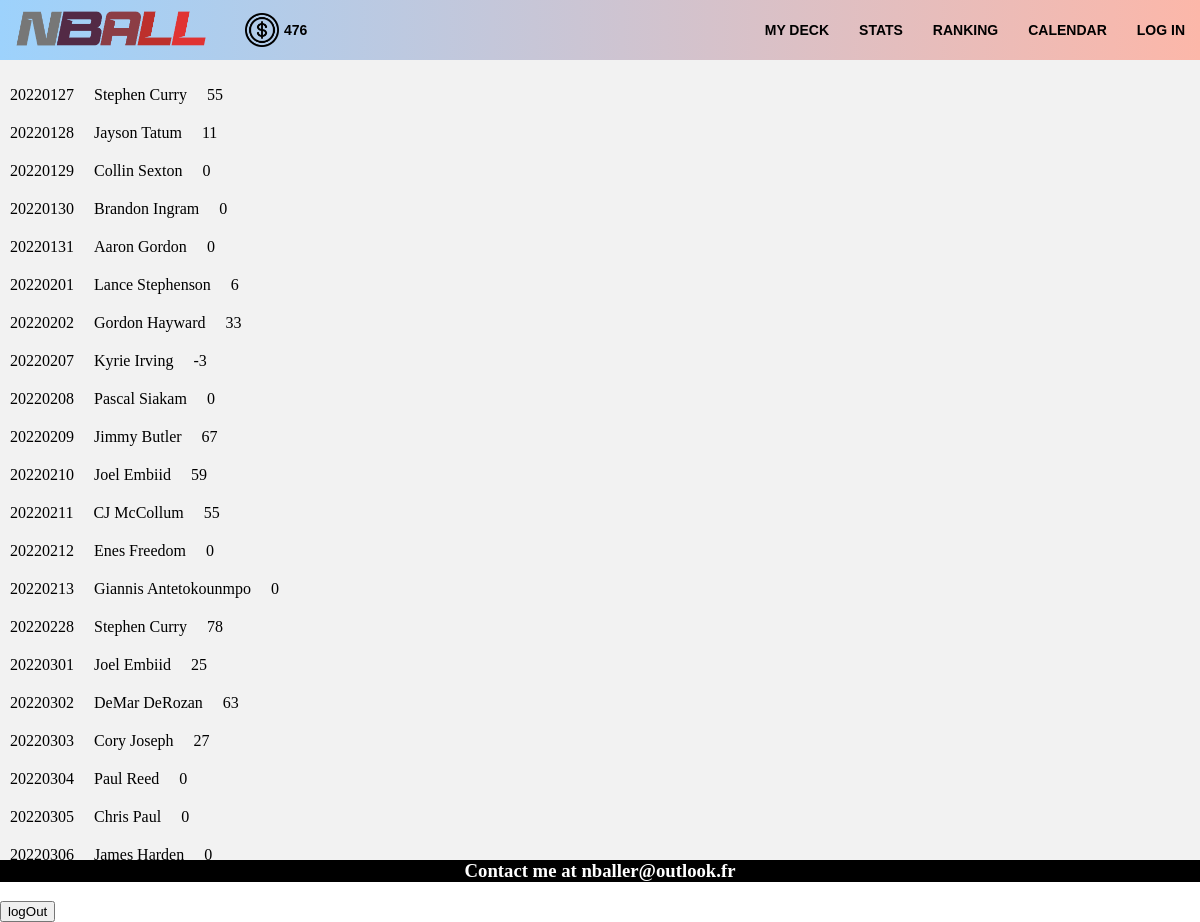
Page /store/my_score (signed in) on the committed database.
### store/models.py (models this page shows)
class Bet(models.Model):
	user_id = models.IntegerField()
	match_id = models.IntegerField()
	player_id = models.IntegerField()
	date = models.CharField(max_length=20)

class B_Player(models.Model):
	name = models.CharField(max_length=30)
	poste = models.CharField(max_length=5)
	id_team = models.IntegerField()

### store/views.py (the view)
def myScore(request):
    if not request.user.is_authenticated:
        response = redirect('/store/login')
        return response
    else:
        score_tot = calcul_score(request)
        all_bet = Bet.objects.filter(user_id = request.user.id).order_by('date')
        date = []
        name_player = []
        score = []
        for bet in all_bet:
            date = date + [bet.date]
            players = B_Player.objects.filter(id = bet.player_id)
            for play in players:
                name_player = name_player + [play.name]
            if(Score_NBL.objects.filter(id_bplayer = bet.player_id, id_match = bet.match_id).count() == 1):
                all_score = Score_NBL.objects.filter(id_bplayer = bet.player_id, id_match = bet.match_id)
                for scores in all_score:
                    score = score + [scores.score]
            else :
                score = score + ["0"]
        bets = zip(date, name_player, score)
        context = {
            "bets" : bets,
            "score_tot" : score_tot
        }
        return render(request, "my_score.html", context)

### store/views.py (called while the page is built, shortened)
def calcul_score(request):
    score_tot = 0
    if(User_score.objects.filter(id_user = request.user.id).count() == 1):
        print("Oui")
        the_User = User_score.objects.get(id_user = request.user.id)
        date = dt.datetime.now()
        str_date = date.strftime("%Y%m%d")
        return(the_User.score_tot)

### store/templates/my_score.html
{% extends 'base.html' %}
{% block content %}
	<div class = "div_score">
		<ul class = "list_score">
			{% for day, player, score in bets %}
				<li class="bet_score">
					<p class="prop">{{day}}</p>
					<p class="prop">{{player}}</p>
					<p class="prop">{{score}}</p>
				</li>
			{% endfor %}
		</ul>
	</div>
{% endblock %}

### store/static/store/Style.css (style rules this page uses)
html { height: 100%; }
ul { list-style-type: none; }
body { margin:0; padding: 0; height: 100%; }
ul { padding-inline-start: 0px; }
.prop { margin: 10px; }
.div_score { width: 100%; display: flex; }
.bet_score { width: 100%; display: flex; }
.list_score { width: 100%; }

### rows in the picture
Bet: bets "20220127"
B_Player: bets "Stephen Curry" "Stephen Curry"
Bet: bets "20220128"
B_Player: bets "Jayson Tatum"
Bet: bets "20220129"
B_Player: bets "Collin Sexton"
Bet: bets "20220130"
B_Player: bets "Brandon Ingram"
Bet: bets "20220131"
B_Player: bets "Aaron Gordon"
Bet: bets "20220201"
B_Player: bets "Lance Stephenson"
Bet: bets "20220202"
B_Player: bets "Gordon Hayward"
Bet: bets "20220207"
B_Player: bets "Kyrie Irving"
Bet: bets "20220208"
B_Player: bets "Pascal Siakam"
Bet: bets "20220209"
B_Player: bets "Jimmy Butler"
Bet: bets "20220210"
B_Player: bets "Joel Embiid" "Joel Embiid"
Bet: bets "20220211"
B_Player: bets "CJ McCollum"
Bet: bets "20220212"
B_Player: bets "Enes Freedom"
Bet: bets "20220213"
B_Player: bets "Giannis Antetokounmpo"
Bet: bets "20220228"
Bet: bets "20220301"
Bet: bets "20220302"
B_Player: bets "DeMar DeRozan"
Bet: bets "20220303"
B_Player: bets "Cory Joseph"
Bet: bets "20220304"
B_Player: bets "Paul Reed"
Bet: bets "20220305"
B_Player: bets "Chris Paul"
Bet: bets "20220306"
B_Player: bets "James Harden"

### other values in the picture
{{ score_tot }} "476"
{{ score }} "55" "11" "0" "0" "0" "6" "33" "-3" "0" "67" "59" "55" "0" "0" "78" "25" "63" "27" "0" "0" "0"
